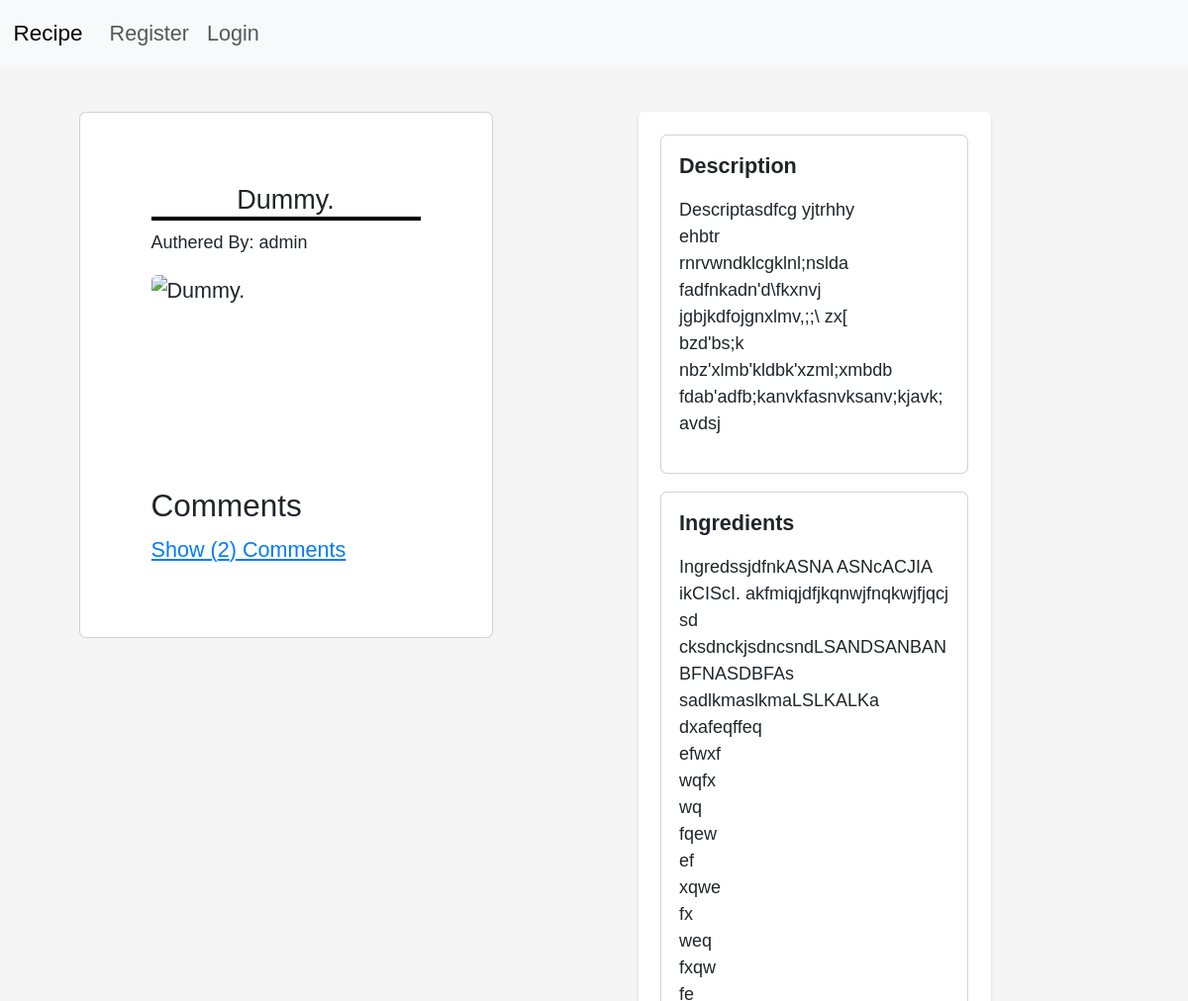
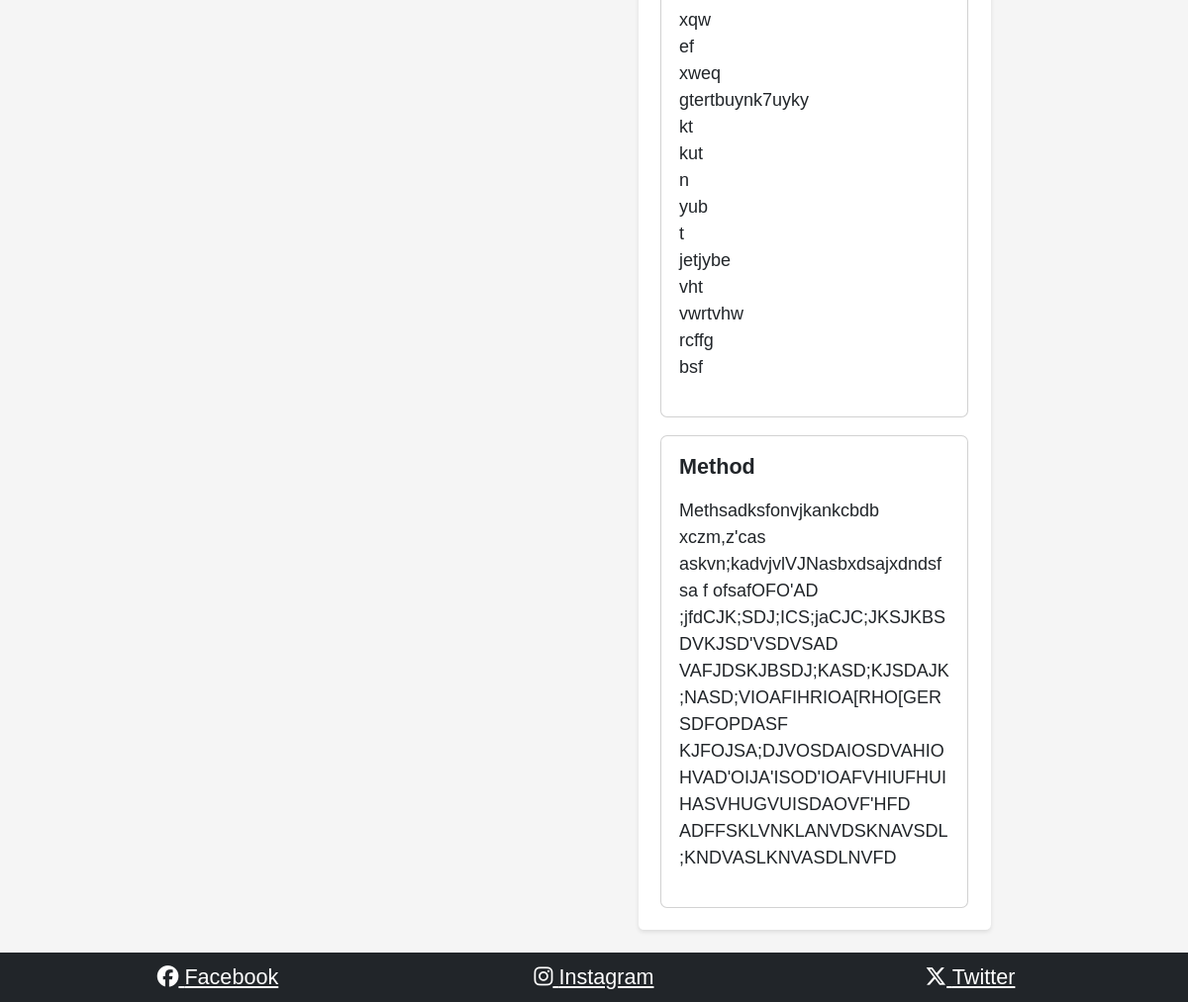
The app's page /recipe/dummy/ with its own data (2 pictures, top to bottom).
### blog/models.py (models this page shows, shortened)
class Recipe(models.Model):
    title = models.CharField("Title", max_length=200, unique=True)
    slug = models.SlugField("Slug", max_length=200, unique=True)
    author = models.ForeignKey(settings.AUTH_USER_MODEL, on_delete=models.CASCADE, related_name="recipe_posts")
    updated_on = models.DateTimeField(auto_now=True)
    description = models.TextField()
    ingredients = models.TextField()
    featured_image = CloudinaryField('feature_image', default='https://res.cloudinary.com/dxtdvo8ix/image/upload/v1698401021/nc6mwhbwix6kpzfcix99.jpg')
    method = models.TextField()
    created_on = models.DateTimeField(auto_now_add=True)
    status = models.IntegerField(choices=STATUS, default=0)
    comments = models.ManyToManyField(settings.AUTH_USER_MODEL, through='Comment', related_name='recipe_comments')
    likes = models.ManyToManyField(settings.AUTH_USER_MODEL, related_name='blog_likes', blank=True)
    class Meta:
        ordering = ['-created_on']

### accounts/models.py (models this page shows, shortened)
class CustomUser(AbstractUser):
    email = models.EmailField(unique=True)
    first_name = models.CharField(max_length=30)
    last_name = models.CharField(max_length=30)
    USERNAME_FIELD = 'email'
    REQUIRED_FIELDS = ['username', 'first_name', 'last_name']

### blog/views.py (the view, shortened to what this page needs)
# urls.py: path('recipe/<str:slug>/', views.recipe_detail, name='recipe_detail'),
def recipe_detail(request, slug):
    recipe = get_object_or_404(Recipe, slug=slug)
    comments = Comment.objects.filter(post=recipe, status="approved")
    total_approved_comments = comments.count()
    total_pending_comments = 0
    is_logged_in = request.user.is_authenticated
    owner = False
    return render(request, 'blog/recipe_detail.html', {'recipe': recipe, 'comments': comments, 'owner': owner, 'total_approved_comments': total_approved_comments, 'total_pending_comments': total_pending_comments })

### blog/templatetags/recipe_filters.py (called while the page is built)
@register.filter
def format_comment_date(comment, recipe):
    now = timezone.now()
    comment_age = now - comment.created_on
    if comment_age.days < 0:
        return comment.created_on.strftime("%F %d, %Y")
    elif comment_age.days < 1:
        return "Today"
    elif comment_age.days == 1:
        return "Yesterday"
    else:
        return comment.created_on.strftime("%b %d ")

### blog/templates/blog/recipe_detail.html (shortened to what this page needs)
{% extends "blog/base.html" %} {% load static %} {% load cloudinary %} {% load recipe_filters %}
{% block extracss %}
<link rel="stylesheet" href="{% static 'blog/css/recipe_detail.css' %}" />
{% endblock extracss %}
{% block content %}
<div class="container-fluid background-image">
<div class="row recipe_details">
    <div class="col-md-8, col-sm-12 col-lg-5 col-12">
        <div class="card">
            <div class="card-body m-5">
                <h1 class="text-center">{{ recipe.title }}</h1>
                <p>Authered By:  {{ recipe.author.username }}</p>
                <div class="image-container">
                    <img src="{{ recipe.featured_image.url }}" class="card-img-top" alt="{{ recipe.title }}" />
                </div>
                <h3>Comments</h3>
                <div id="show-comments" class="show-comments">
                    <a href="#" id="toggle-comments">Show    ({{total_approved_comments}}) Comments </a>
                </div>
            </div>
        </div>
    </div>
    <div class="col-md-12 col-sm-12 col-12 col-lg-7 col-xl-4 right-cards">
        <div class="scrollable-container">
            <div class="card mb-3">
                <div class="card-body">
                    <h5 class="card-title">Description</h5>
                    <p class="card-text">{{recipe.description|linebreaks}}</p>
                </div>
            </div>
            <div class="card mb-3">
                <div class="card-body">
                    <h5 class="card-title">Ingredients</h5>
                    <p class="card-text">{{recipe.ingredients|linebreaks}}</p>
                </div>
            </div>
            <div class="card">
                <div class="card-body">
                    <h5 class="card-title">Method</h5>
                    <p class="card-text">{{recipe.method|linebreaks}}</p>
                </div>
            </div>
        </div>
    </div>
</div>
</div>
{% endblock %}

### blog/static/blog/css/base.css (style rules this page uses)
html, body { height: 100%; margin: 0; font-size: large; }

### blog/static/blog/css/recipe_detail.css (style rules this page uses)
body { font-family: Arial, sans-serif; font-size: larger; background-color: #f5f5f5; margin: 0; padding: 0; }
h1 { border-bottom: solid black 4px; }
.container-fluid.background-image { color: #333; padding: 1.25rem; margin-top: 1.25rem; }
.image-container { width: 100%; height: 12rem; overflow: hidden; }
.show-comments { max-height: 2rem; overflow-y: auto; }
h1 { font-size: 1.5rem; }
p { font-size: 1rem; }
.right-cards { background-color: #fff; padding: 1.25rem; border-radius: 0.3rem; box-shadow: 0 0.125rem 0.25rem rgba(0, 0, 0, 0.1); margin: 0 auto; align-items: center; max-width: 95%; }
.card-title { font-size: 1.2rem; font-weight: bold; }
.card-text { font-size: 1rem; }
#toggle-comments { cursor: pointer; color: #007bff; }

### records on screen
Recipe: title "Dummy.", author.username "admin", description "Descriptasdfcg yjtrhhy ehbtr rnrvwndklcgklnl;nslda fadfnkadn'd\\fkxnvj jgbjkdfojgnxlmv,;;\\ zx[ bzd'bs;k nbz'xlmb'kldbk'xzml;xmbdb fdab'adfb;kanvkfasnvksanv;kjavk;avdsj", ingredients "IngredssjdfnkASNA ASNcACJIA ikCIScI. akfmiqjdfjkqnwjfnqkwjfjqcj sd cksdnckjsdncsndLSANDSANBANBFNASDBFAs sadlkmaslkmaLSLKALKa dxafeqffeq efwxf wqfx wq fqew ef xqwe fx weq fxqw fe xqw ef xweq gtertbuynk7uyky kt kut n yub t jetjybe vht vwrtvhw rcffg bsf", method "Methsadksfonvjkankcbdb xczm,z'cas askvn;kadvjvlVJNasbxdsajxdndsfsa f ofsafOFO'AD ;jfdCJK;SDJ;ICS;jaCJC;JKSJKBSDVKJSD'VSDVSAD VAFJDSKJBSDJ;KASD;KJSDAJK;NASD;VIOAFIHRIOA[RHO[GERSDFOPDASF KJFOJSA;DJVOSDAIOSDVAHIOHVAD'OIJA'ISOD'IOAFVHIUFHUIHASVHUGVUISDAOVF'HFD ADFFSKLVNKLANVDSKNAVSDL;KNDVASLKNVASDLNVFD"

### other values on screen
{{ total_approved_comments }} "2"
